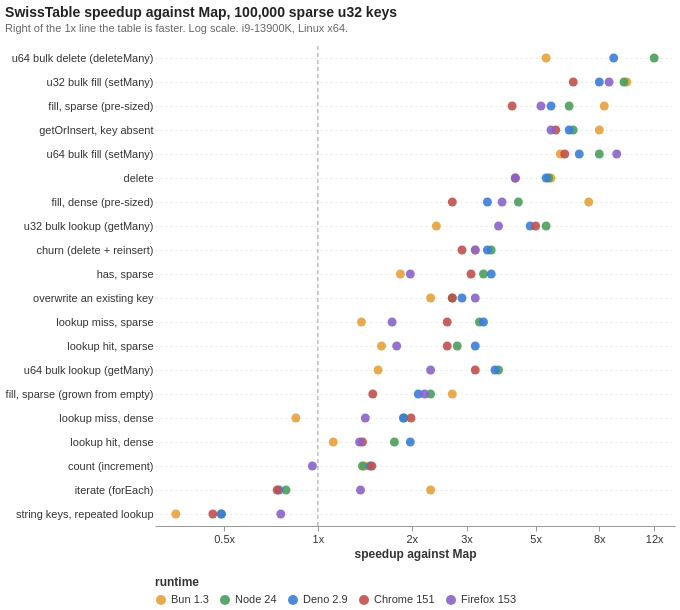

Express this chart as Vega-Lite.
### Vega-Lite specification from a JSON file in a GitHub repository (floating-point values rounded to 4 significant figures)
{"$schema": "https://vega.github.io/schema/vega-lite/v5.json", "title": {"text": "SwissTable speedup against Map, 100,000 sparse u32 keys", "subtitle": "Right of the 1x line the table is faster. Log scale. i9-13900K, Linux x64."}, "width": 520, "height": {"step": 24}, "encoding": {"x": {"field": "speedup", "type": "quantitative", "scale": {"type": "log", "domain": [0.3, 14], "nice": false}, "axis": {"title": "speedup against Map", "values": [0.5, 1, 2, 3, 5, 8, 12], "format": "~g", "labelExpr": "datum.value + 'x'", "grid": false}}}, "layer": [{"data": {"values": [{"speedup": 1}]}, "mark": {"type": "rule", "color": "#9a9a9a", "strokeDash": [4, 3]}}, {"data": {"values": [{"workload": "u64 bulk delete (deleteMany)", "runtime": "Bun 1.3", "speedup": 5.4}, {"workload": "u64 bulk delete (deleteMany)", "runtime": "Node 24", "speedup": 12}, {"workload": "u64 bulk delete (deleteMany)", "runtime": "Deno 2.9", "speedup": 8.9}, {"workload": "u32 bulk fill (setMany)", "runtime": "Bun 1.3", "speedup": 9.8}, {"workload": "u32 bulk fill (setMany)", "runtime": "Node 24", "speedup": 9.6}, {"workload": "u32 bulk fill (setMany)", "runtime": "Deno 2.9", "speedup": 8}, {"workload": "u32 bulk fill (setMany)", "runtime": "Chrome 151", "speedup": 6.6}, {"workload": "u32 bulk fill (setMany)", "runtime": "Firefox 153", "speedup": 8.6}, {"workload": "fill, sparse (pre-sized)", "runtime": "Bun 1.3", "speedup": 8.3}, {"workload": "fill, sparse (pre-sized)", "runtime": "Node 24", "speedup": 6.4}, {"workload": "fill, sparse (pre-sized)", "runtime": "Deno 2.9", "speedup": 5.6}, {"workload": "fill, sparse (pre-sized)", "runtime": "Chrome 151", "speedup": 4.2}, {"workload": "fill, sparse (pre-sized)", "runtime": "Firefox 153", "speedup": 5.2}, {"workload": "getOrInsert, key absent", "runtime": "Bun 1.3", "speedup": 8}, {"workload": "getOrInsert, key absent", "runtime": "Node 24", "speedup": 6.6}, {"workload": "getOrInsert, key absent", "runtime": "Deno 2.9", "speedup": 6.4}, {"workload": "getOrInsert, key absent", "runtime": "Chrome 151", "speedup": 5.8}, {"workload": "getOrInsert, key absent", "runtime": "Firefox 153", "speedup": 5.6}, {"workload": "u64 bulk fill (setMany)", "runtime": "Bun 1.3", "speedup": 6}, {"workload": "u64 bulk fill (setMany)", "runtime": "Node 24", "speedup": 8}, {"workload": "u64 bulk fill (setMany)", "runtime": "Deno 2.9", "speedup": 6.9}, {"workload": "u64 bulk fill (setMany)", "runtime": "Chrome 151", "speedup": 6.2}, {"workload": "u64 bulk fill (setMany)", "runtime": "Firefox 153", "speedup": 9.1}, {"workload": "delete", "runtime": "Bun 1.3", "speedup": 5.6}, {"workload": "delete", "runtime": "Node 24", "speedup": 5.5}, {"workload": "delete", "runtime": "Deno 2.9", "speedup": 5.4}, {"workload": "delete", "runtime": "Chrome 151", "speedup": 4.3}, {"workload": "delete", "runtime": "Firefox 153", "speedup": 4.3}, {"workload": "fill, dense (pre-sized)", "runtime": "Bun 1.3", "speedup": 7.4}, {"workload": "fill, dense (pre-sized)", "runtime": "Node 24", "speedup": 4.4}, {"workload": "fill, dense (pre-sized)", "runtime": "Deno 2.9", "speedup": 3.5}, {"workload": "fill, dense (pre-sized)", "runtime": "Chrome 151", "speedup": 2.7}, {"workload": "fill, dense (pre-sized)", "runtime": "Firefox 153", "speedup": 3.9}, {"workload": "u32 bulk lookup (getMany)", "runtime": "Bun 1.3", "speedup": 2.4}, {"workload": "u32 bulk lookup (getMany)", "runtime": "Node 24", "speedup": 5.4}, {"workload": "u32 bulk lookup (getMany)", "runtime": "Deno 2.9", "speedup": 4.8}, {"workload": "u32 bulk lookup (getMany)", "runtime": "Chrome 151", "speedup": 5}, {"workload": "u32 bulk lookup (getMany)", "runtime": "Firefox 153", "speedup": 3.8}, {"workload": "churn (delete + reinsert)", "runtime": "Bun 1.3", "speedup": 3.2}, {"workload": "churn (delete + reinsert)", "runtime": "Node 24", "speedup": 3.6}, {"workload": "churn (delete + reinsert)", "runtime": "Deno 2.9", "speedup": 3.5}, {"workload": "churn (delete + reinsert)", "runtime": "Chrome 151", "speedup": 2.9}, {"workload": "churn (delete + reinsert)", "runtime": "Firefox 153", "speedup": 3.2}, {"workload": "has, sparse", "runtime": "Bun 1.3", "speedup": 1.84}, {"workload": "has, sparse", "runtime": "Node 24", "speedup": 3.4}, {"workload": "has, sparse", "runtime": "Deno 2.9", "speedup": 3.6}, {"workload": "has, sparse", "runtime": "Chrome 151", "speedup": 3.1}, {"workload": "has, sparse", "runtime": "Firefox 153", "speedup": 1.98}, {"workload": "overwrite an existing key", "runtime": "Bun 1.3", "speedup": 2.3}, {"workload": "overwrite an existing key", "runtime": "Node 24", "speedup": 2.7}, {"workload": "overwrite an existing key", "runtime": "Deno 2.9", "speedup": 2.9}, {"workload": "overwrite an existing key", "runtime": "Chrome 151", "speedup": 2.7}, {"workload": "overwrite an existing key", "runtime": "Firefox 153", "speedup": 3.2}, {"workload": "lookup miss, sparse", "runtime": "Bun 1.3", "speedup": 1.38}, {"workload": "lookup miss, sparse", "runtime": "Node 24", "speedup": 3.3}, {"workload": "lookup miss, sparse", "runtime": "Deno 2.9", "speedup": 3.4}, {"workload": "lookup miss, sparse", "runtime": "Chrome 151", "speedup": 2.6}, {"workload": "lookup miss, sparse", "runtime": "Firefox 153", "speedup": 1.73}, {"workload": "lookup hit, sparse", "runtime": "Bun 1.3", "speedup": 1.6}, {"workload": "lookup hit, sparse", "runtime": "Node 24", "speedup": 2.8}, {"workload": "lookup hit, sparse", "runtime": "Deno 2.9", "speedup": 3.2}, {"workload": "lookup hit, sparse", "runtime": "Chrome 151", "speedup": 2.6}, {"workload": "lookup hit, sparse", "runtime": "Firefox 153", "speedup": 1.79}, {"workload": "u64 bulk lookup (getMany)", "runtime": "Bun 1.3", "speedup": 1.56}, {"workload": "u64 bulk lookup (getMany)", "runtime": "Node 24", "speedup": 3.8}, {"workload": "u64 bulk lookup (getMany)", "runtime": "Deno 2.9", "speedup": 3.7}, {"workload": "u64 bulk lookup (getMany)", "runtime": "Chrome 151", "speedup": 3.2}, {"workload": "u64 bulk lookup (getMany)", "runtime": "Firefox 153", "speedup": 2.3}, {"workload": "fill, sparse (grown from empty)", "runtime": "Bun 1.3", "speedup": 2.7}, {"workload": "fill, sparse (grown from empty)", "runtime": "Node 24", "speedup": 2.3}, {"workload": "fill, sparse (grown from empty)", "runtime": "Deno 2.9", "speedup": 2.1}, {"workload": "fill, sparse (grown from empty)", "runtime": "Chrome 151", "speedup": 1.5}, {"workload": "fill, sparse (grown from empty)", "runtime": "Firefox 153", "speedup": 2.2}, {"workload": "lookup miss, dense", "runtime": "Bun 1.3", "speedup": 0.85}, {"workload": "lookup miss, dense", "runtime": "Node 24", "speedup": 1.89}, {"workload": "lookup miss, dense", "runtime": "Deno 2.9", "speedup": 1.88}, {"workload": "lookup miss, dense", "runtime": "Chrome 151", "speedup": 1.99}, {"workload": "lookup miss, dense", "runtime": "Firefox 153", "speedup": 1.42}, {"workload": "lookup hit, dense", "runtime": "Bun 1.3", "speedup": 1.12}, {"workload": "lookup hit, dense", "runtime": "Node 24", "speedup": 1.76}, {"workload": "lookup hit, dense", "runtime": "Deno 2.9", "speedup": 1.98}, {"workload": "lookup hit, dense", "runtime": "Chrome 151", "speedup": 1.39}, {"workload": "lookup hit, dense", "runtime": "Firefox 153", "speedup": 1.36}, {"workload": "count (increment)", "runtime": "Bun 1.3", "speedup": 1.41}, {"workload": "count (increment)", "runtime": "Node 24", "speedup": 1.39}, {"workload": "count (increment)", "runtime": "Deno 2.9", "speedup": 1.47}, {"workload": "count (increment)", "runtime": "Chrome 151", "speedup": 1.49}, {"workload": "count (increment)", "runtime": "Firefox 153", "speedup": 0.96}, {"workload": "iterate (forEach)", "runtime": "Bun 1.3", "speedup": 2.3}, {"workload": "iterate (forEach)", "runtime": "Node 24", "speedup": 0.79}, {"workload": "iterate (forEach)", "runtime": "Deno 2.9", "speedup": 0.75}, {"workload": "iterate (forEach)", "runtime": "Chrome 151", "speedup": 0.74}, {"workload": "iterate (forEach)", "runtime": "Firefox 153", "speedup": 1.37}, {"workload": "string keys, repeated lookup", "runtime": "Bun 1.3", "speedup": 0.35}, {"workload": "string keys, repeated lookup", "runtime": "Node 24", "speedup": 0.49}, {"workload": "string keys, repeated lookup", "runtime": "Deno 2.9", "speedup": 0.49}, {"workload": "string keys, repeated lookup", "runtime": "Chrome 151", "speedup": 0.46}, {"workload": "string keys, repeated lookup", "runtime": "Firefox 153", "speedup": 0.76}]}, "mark": {"type": "point", "filled": true, "size": 80, "opacity": 0.9}, "encoding": {"y": {"field": "workload", "type": "nominal", "sort": ["u64 bulk delete (deleteMany)", "u32 bulk fill (setMany)", "fill, sparse (pre-sized)", "getOrInsert, key absent", "u64 bulk fill (setMany)", "delete", "fill, dense (pre-sized)", "u32 bulk lookup (getMany)", "churn (delete + reinsert)", "has, sparse", "overwrite an existing key", "lookup miss, sparse", "lookup hit, sparse", "u64 bulk lookup (getMany)", "fill, sparse (grown from empty)", "lookup miss, dense", "lookup hit, dense", "count (increment)", "iterate (forEach)", "string keys, repeated lookup"], "title": null, "axis": {"labelLimit": 220, "grid": true, "gridDash": [2, 3], "ticks": false, "domain": false}}, "color": {"field": "runtime", "type": "nominal", "sort": ["Bun 1.3", "Node 24", "Deno 2.9", "Chrome 151", "Firefox 153"], "title": "runtime", "legend": {"orient": "bottom", "direction": "horizontal", "columns": 5, "symbolType": "circle"}}, "tooltip": [{"field": "workload"}, {"field": "runtime"}, {"field": "speedup", "format": ".2f"}]}}], "config": {"background": "#ffffff", "view": {"stroke": null}, "axis": {"labelFont": "Helvetica, Arial, sans-serif", "titleFont": "Helvetica, Arial, sans-serif", "labelFontSize": 11, "titleFontSize": 12, "labelColor": "#333", "titleColor": "#333", "domainColor": "#999", "tickColor": "#999", "gridColor": "#e6e6e6"}, "legend": {"labelFont": "Helvetica, Arial, sans-serif", "titleFont": "Helvetica, Arial, sans-serif", "labelFontSize": 11, "titleFontSize": 12, "labelColor": "#333", "titleColor": "#333"}, "title": {"font": "Helvetica, Arial, sans-serif", "fontSize": 14, "subtitleFont": "Helvetica, Arial, sans-serif", "subtitleFontSize": 11, "subtitleColor": "#666", "color": "#222", "anchor": "start", "offset": 12}, "range": {"category": ["#e5a13a", "#4a9e5c", "#3b7dd8", "#c0504d", "#8a63c9"]}}}
